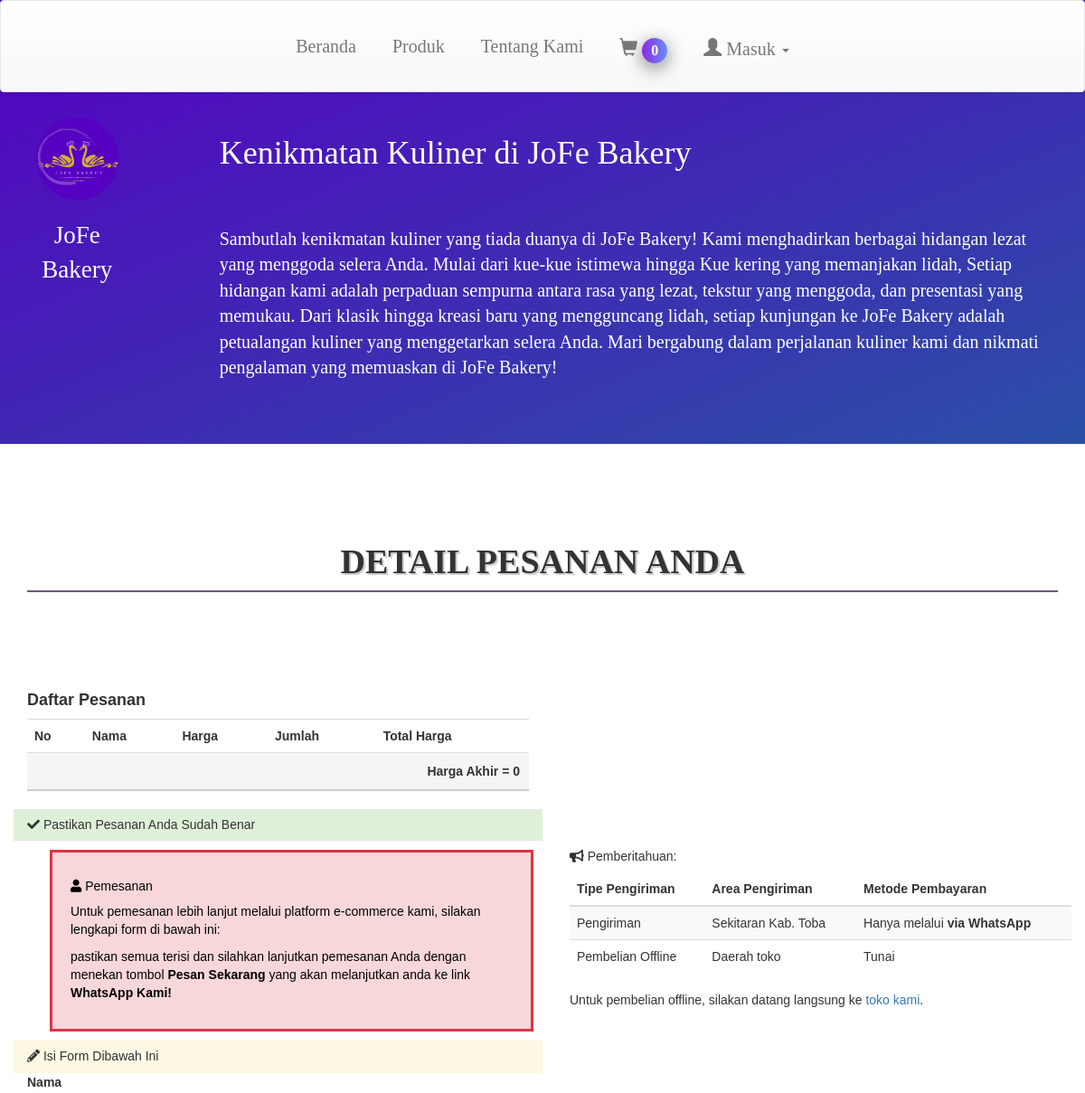
/checkout.php?kode_cs=C0002 (upper part), run on an earlier commit of the app's database.
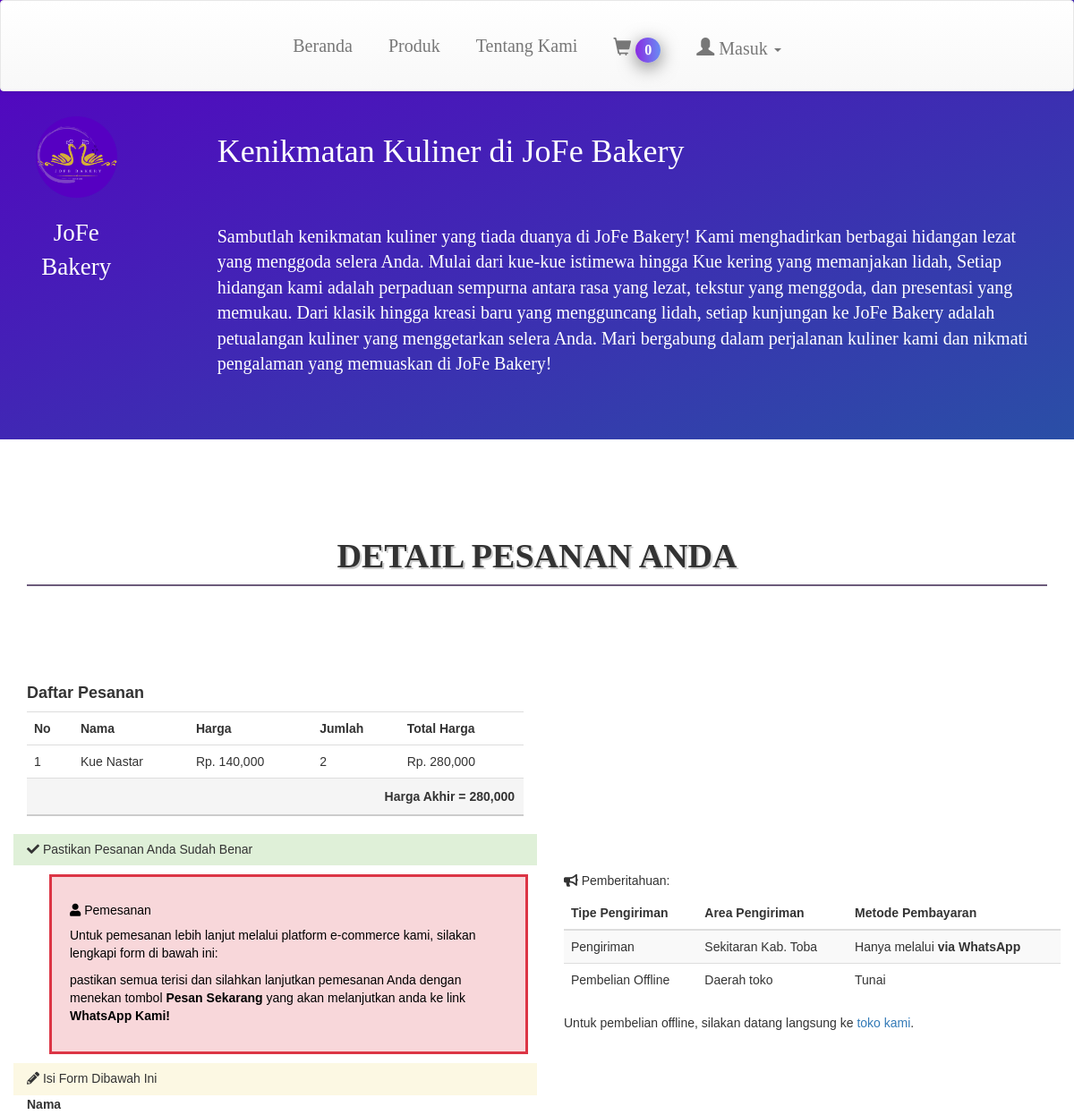
And on a later commit of the database.
### tables this page shows
CREATE TABLE `keranjang` (
  `id_keranjang` INT(11) AUTO_INCREMENT,
  `kode_customer` VARCHAR(100) NOT NULL,
  `kode_produk` VARCHAR(100) NOT NULL,
  `nama_produk` VARCHAR(100) NOT NULL,
  `qty` INT(11) NOT NULL,
  `harga` INT(11) NOT NULL,
  PRIMARY KEY (`id_keranjang`)
);

### checkout.php (the view, shortened to what this page needs)
<?php
include 'header.php';
$kd = mysqli_real_escape_string($conn, $_GET['kode_cs']);
?>
<div class="container" >
	<h2 class="text-center pb-4 pt-5 mb-0"
		style="border-bottom: 2px solid #6C5B7B; padding: 10px; margin-bottom: 100px; margin-top: 100px; font-family: 'Crimson Text', serif; font-size: 3.8rem;  color: #333; text-shadow: 2px 2px #ccc; width: 100%;">
		<b>DETAIL PESANAN ANDA</b>
	</h2>
	<div class="row">
		<div class="col-md-6">
			<h4><b>Daftar Pesanan</b></h4>
			<table class="table table-stripped">
				<tr>
					<th>No</th>
					<th>Nama</th>
					<th>Harga</th>
					<th>Jumlah</th>
					<th>Total Harga</th>
				</tr>
				<?php
				$result = mysqli_query($conn, "SELECT * FROM keranjang WHERE kode_customer = '$kd' ");
				$no = 1;
				$hasil = 0;
				while ($row = mysqli_fetch_assoc($result)) {
					?>
					<tr>
						<td>
							<?= $no; ?>
						</td>
						<td>
							<?= $row['nama_produk']; ?>
						</td>
						<td>Rp.
							<?= number_format($row['harga']); ?>
						</td>
						<td>
							<?= $row['qty']; ?>
						</td>
						<td>Rp.
							<?= number_format($row['harga'] * $row['qty']); ?>
						</td>
					</tr>
					<?php
					$total = $row['harga'] * $row['qty'];
					$hasil += $total;
					$no++;
				}
				?>
				<tr>
					<td colspan="7" id="total" class="highlighted">
						Harga Akhir =
						<?= number_format($hasil); ?>
					</td>
				</tr>
			</table>
		</div>
	</div>
	<link rel="stylesheet" href="https://cdnjs.cloudflare.com/ajax/libs/font-awesome/5.15.3/css/all.min.css">
	<div class="row">
		<div class="col-md-6 bg-success">
			<h5><i class="fas fa-check"></i> Pastikan Pesanan Anda Sudah Benar</h5>
		</div>
	</div>
	<div class="container my-5" style>
		<div class="row">
			<div class="col-md-6">
				<div class="card bg-light">
					<div class="card-body">
						<div class="card-body border border-danger p-4">
							<h5 class="card-title"><i class="fas fa-user"></i> Pemesanan</h5>
							<p class="card-text">Untuk pemesanan lebih lanjut melalui platform
								e-commerce kami, silakan lengkapi form di bawah ini:</p>
							<p>pastikan semua terisi dan silahkan lanjutkan pemesanan Anda dengan menekan tombol
								<b>Pesan Sekarang</b> yang akan melanjutkan anda ke link <b>WhatsApp Kami!</b>
							</p>
						</div>
					</div>
				</div>
			</div>
			<div class="col-md-6">
				<div class="card bg-light">
					<h5 class="card-title"><i class="fas fa-bullhorn"></i> Pemberitahuan:</h5>
					<table class="table table-striped">
						<thead>
							<tr>
								<th>Tipe Pengiriman</th>
								<th>Area Pengiriman</th>
								<th>Metode Pembayaran</th>
							</tr>
						</thead>
						<tbody>
							<tr>
								<td>Pengiriman</td>
								<td>Sekitaran Kab. Toba</td>
								<td>Hanya melalui <b>via WhatsApp</b></td>
							</tr>
							<tr>
								<td>Pembelian Offline</td>
								<td>Daerah toko</td>
								<td>Tunai</td>
							</tr>
						</tbody>
					</table>
					<p class="card-text">Untuk pembelian offline, silakan datang langsung ke <a href="about.php">toko
							kami</a>.</p>
				</div>
			</div>
		</div>
	</div>
	<div class="row mt-3" style=" ">
		<div class="col-md-6 bg-warning">
			<h5><i class="fas fa-pencil-alt"></i> Isi Form Dibawah Ini</h5>
		</div>
	</div>
	<form action="proses/order.php" method="POST">
		<div class="form-group">
			<label for="nama">Nama</label>
		</div>
	</form>
</div>
<?php
include 'footer.php';
?>

What changed in the data, as far as the page shows it:
added keranjang: nama_produk "Kue Nastar", harga "140,000", qty "2", $row['harga'] * $row['qty'] "280,000"
Also different on the page:
$hasil: "0" → "280,000"
